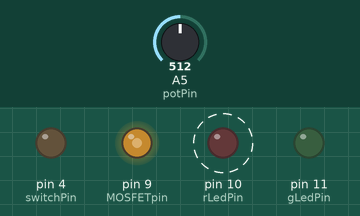
Bench run of a sketch on a simulated Arduino Uno, built with avr-gcc and run on an emulated ATmega328P. Shown: output pins drawn as LEDs (lit = HIGH). Dashed ring = blinking. Inputs (shaded band) come from the test bench; at power-on: A5 (potPin) = 512.

Above: at 2.0 s.
2.1 s: A5 (potPin) set to 716
At 4.8 s:
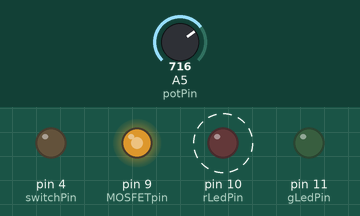
5.1 s: A5 (potPin) set to 122
At 7.0 s:
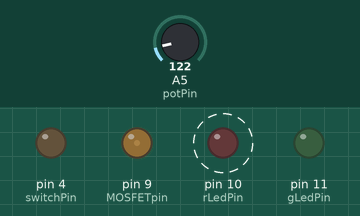
8.1 s: A5 (potPin) set to 0
At 8.34 s:
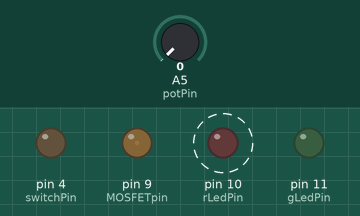
11.1 s: A5 (potPin) set to 306
At 11.34 s:
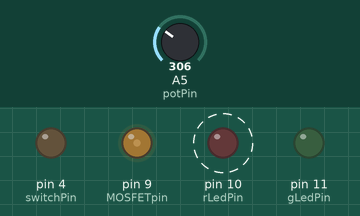
14.1 s: A5 (potPin) set to 900
At 16.7 s:
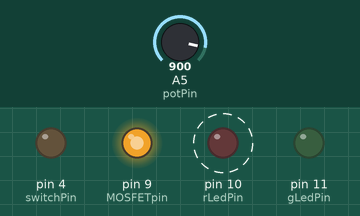
Timing chart, 0 to 18.1 s (numbered marks = the images above; inputs shaded):
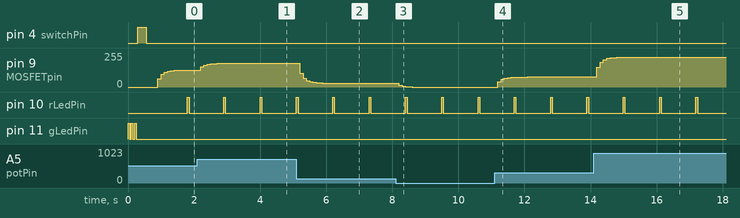

The sketch:

Colloidal_Silver_Generator.ino
```cpp
  const int switchPin = 4;     // Relay Control Pin
  const int testPin = 3;       // Test pin, bring high to switch relay
  const int rLedPin = 10;      // Red LED
  const int gLedPin = 11;      // Green LED
  const int potPin = 5;        // Potentiometer for fan speed control
  const int MOSFETpin = 9;     //Fan PWM Output Pin
  boolean flip = false;
  boolean cooking = true;
  boolean flash = false;

  int pwm;
  int avg = 0;
  long switchingPeriod = 300000; //(ms) AKA 5 min
  long totalCookingTime = 10800000; // 3 hour cook time
  long fanRDelay = 100; // update fan speed every 100ms
  long blinkPeriod = 1000; //Operation LEDs blink every 1s
  // Overall Times
  long startTime = 0;
  long timeElapsed = 0;
  // Polarity Switching Times
  long timeOfLastFlip = 0;
  long timeSinceFlip = 0;
  // Fan Read Times
  long timeSinceFanR = 0;
  long timeOfLastFanR = 0;
  // LED Blink Times
  long timeSinceBlink = 0;
  long timeOfBlink = 0;

  void setup() {

    // set all the other pins you're using as outputs:
    pinMode(switchPin, OUTPUT);
    pinMode(gLedPin, OUTPUT);
    pinMode(rLedPin, OUTPUT);
    pinMode(testPin, INPUT);

    // blink the LED 3 times. This should happen only once.
    // if you see the LED blink three times, it means that the module
    // reset itself,. probably because the motor caused a brownout
    // or a short.
    blink(gLedPin, 3, 100);
    blink(switchPin, 1, 500); //Test relay tripping
    digitalWrite(switchPin, flip);   // flip output
    startTime = millis();
    timeOfLastFlip = startTime;
    // Initialize fan speed
    pwm = map(analogRead(potPin),0,1023,0,255);
    timeOfLastFanR = startTime;
    // Initialize Blink Time
    timeOfBlink = startTime;
  }

  void loop() {
    // Determines when to flip the polarity of the relay
    timeSinceFlip = millis() - timeOfLastFlip;
    if ((timeSinceFlip >= switchingPeriod)||(testPin == HIGH)){
        flip = !flip;
        digitalWrite(switchPin, flip);
        timeOfLastFlip = millis();
    }
    // Determines when to update the fan speed from to POT
    timeSinceFanR = millis() - timeOfLastFanR;
    if (timeSinceFanR >= fanRDelay){
      avg += analogRead(potPin);
      avg = avg / 2;
      pwm = map(avg,0,1023,0,255);
      analogWrite(MOSFETpin, pwm);
      timeOfLastFanR = millis();
    }

    //Determines when to flash the operation LEDs
    timeSinceBlink = millis() - timeOfBlink;
    if (timeSinceBlink >= blinkPeriod){
      if(cooking){
          if(flip){
            blink(gLedPin, 1, 100);
          }else{
            blink(rLedPin, 1, 100);
          }
      }else{
        digitalWrite(gLedPin, flash);
        digitalWrite(rLedPin, !flash);
        flash = !flash;
      }
      timeOfBlink = millis();
    }

    // Determines when cooking time is over
    timeElapsed = millis() - startTime;
    if(timeElapsed >= totalCookingTime){
      cooking = false;
      blinkPeriod = 500;
    }
  }

  void blink(int whatPin, int howManyTimes, int milliSecs) {
    int i = 0;
    for ( i = 0; i < howManyTimes; i++) {
      digitalWrite(whatPin, HIGH);
      delay(milliSecs/2);
      digitalWrite(whatPin, LOW);
      delay(milliSecs/2);
    }
  }
```

Measured:
- after the input at 2.1 s, pin 9 (MOSFETpin): moves from 127/255 to 178/255 over 0.80 s, starting after 0.10 s
- after the input at 5.1 s, pin 9 (MOSFETpin): moves from 178/255 to 30/255 over 0.70 s, starting after 0.10 s
- after the input at 8.1 s, pin 9 (MOSFETpin): moves from 30/255 to 0/255 over 0.40 s, starting after 0.10 s
- after the input at 11.1 s, pin 9 (MOSFETpin): moves from 0/255 to 76/255 over 0.90 s, starting after 0.10 s
- after the input at 14.1 s, pin 9 (MOSFETpin): moves from 76/255 to 224/255 over 1.0 s, starting after 0.09 s
- by itself, pin 10 (rLedPin): alternates HIGH for 0.05 s and LOW for 1.0 s
